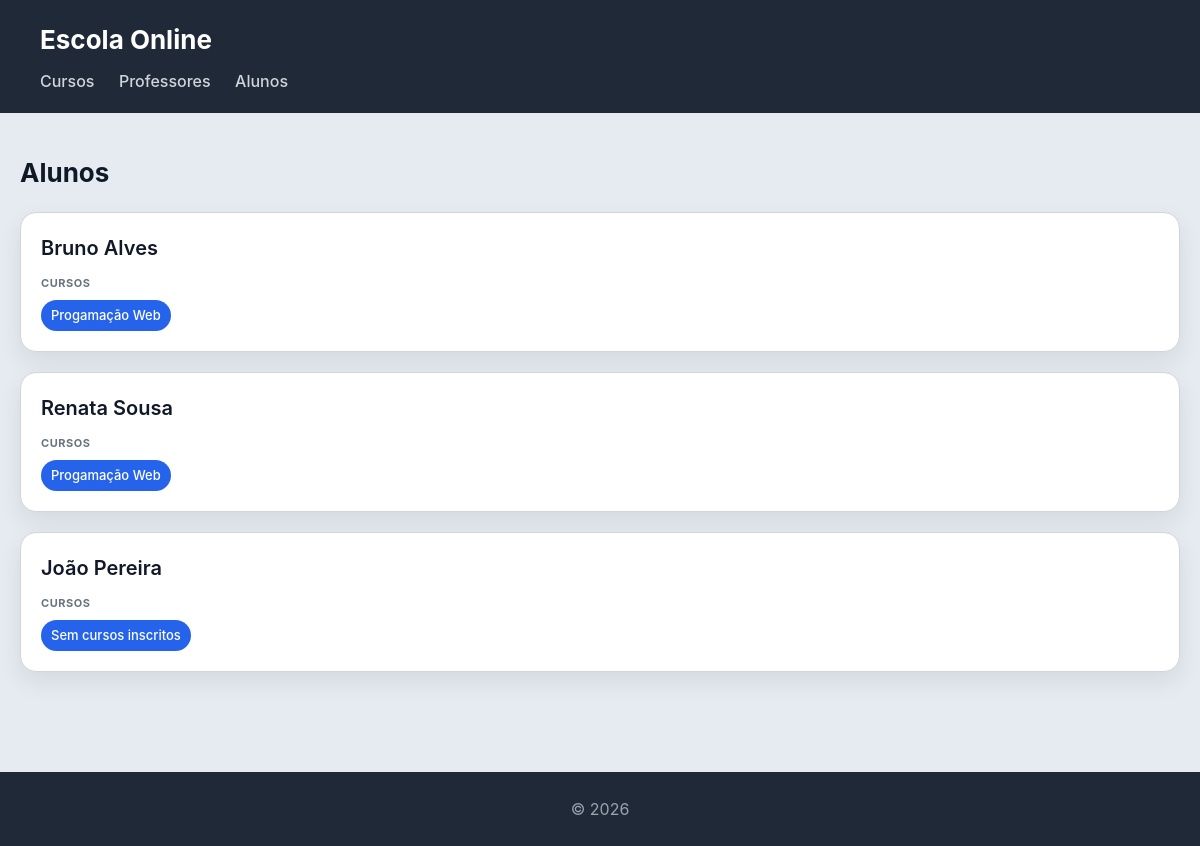
/escola_online/alunos/, run on an earlier commit of the app's database.
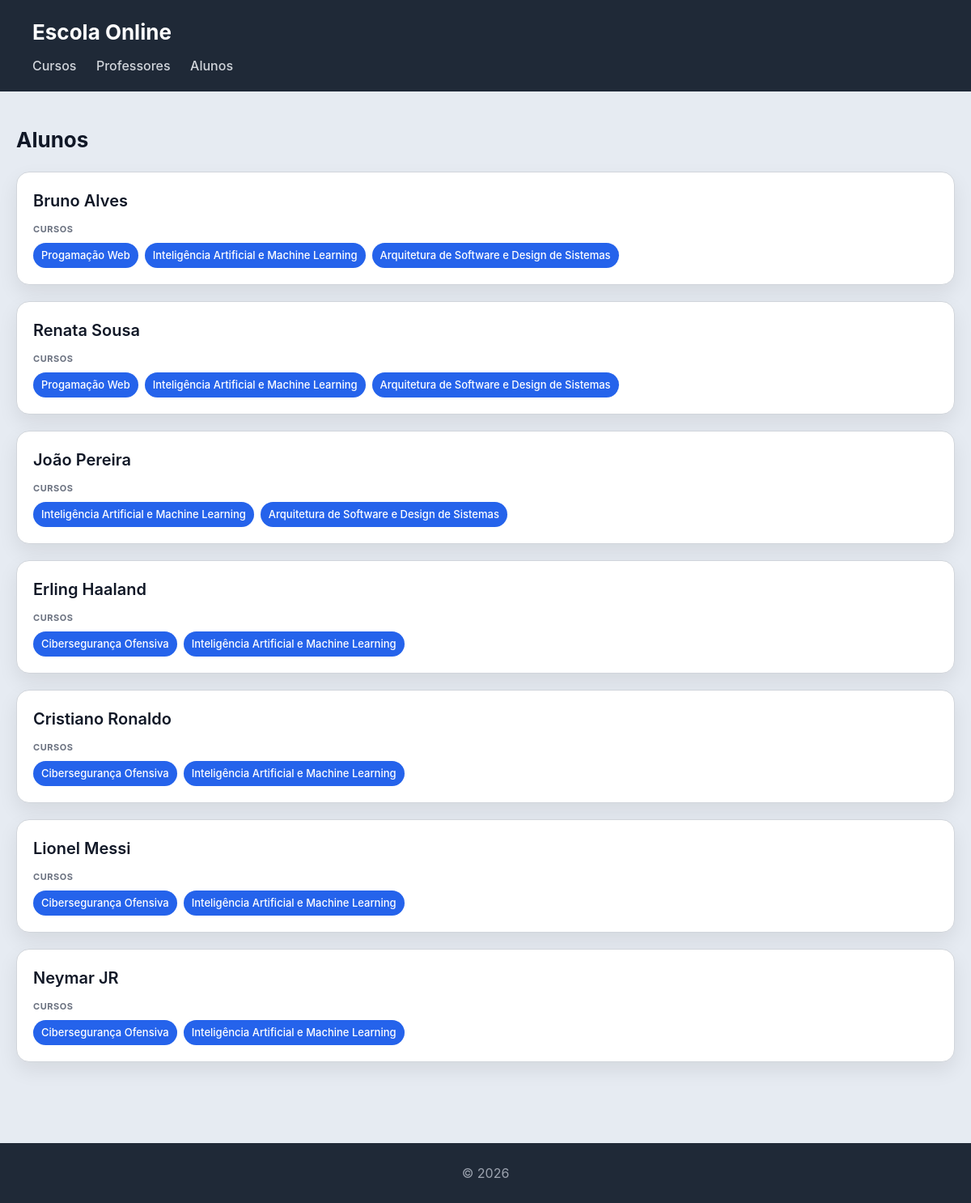
And on a later commit of the database.
### escola_online/models.py (models this page shows, shortened)
class Aluno(models.Model):
    nome = models.CharField(max_length=100)
    numero = models.CharField(max_length=20, unique=True)

class Curso(models.Model):
    nome = models.CharField(max_length=100)
    imagem = models.ImageField(upload_to='cursos/')
    professor = models.ForeignKey(Professor, on_delete=models.CASCADE, related_name='cursos')
    alunos = models.ManyToManyField(Aluno, related_name='cursos')

### escola_online/views.py (the view)
# urls.py: path('alunos/', views.alunos_view, name='alunos_view'),
def alunos_view(request):
    alunos = Aluno.objects.prefetch_related('cursos').all()
    return render(request, 'escola_online/alunos.html', {'alunos': alunos})

### portfolio/context_processors.py (called while the page is built)
def is_gestor(request):
    context = {"is_gestor": False, "is_autor": False}
    if request.user.is_authenticated:
        context["is_gestor"] = request.user.groups.filter(name="gestor-portfolio").exists()
        context["is_autor"] = request.user.groups.filter(name="autores").exists()
    return context

### escola_online/templates/escola_online/alunos.html
{% extends "escola_online/base.html" %}
{% block content %}
<h2>Alunos</h2>
<section>
    {% for aluno in alunos %}
    <article>
        <header>
            <h3>{{ aluno.nome }}</h3>
        </header>
        <section>
            <h4>Cursos</h4>
            <ul>
                {% for curso in aluno.cursos.all %}
                    <li>
                        <a href="{% url 'curso_view' curso.id %}">{{ curso.nome }}</a>
                    </li>
                {% empty %}
                    <li>Sem cursos inscritos</li>
                {% endfor %}
            </ul>
        </section>
    </article>
    {% endfor %}
</section>
{% endblock %}

What changed in the data, as far as the page shows it:
added Curso: nome "Inteligência Artificial e Machine Learning"
added Curso: nome "Arquitetura de Software e Design de Sistemas"
shown differently, row unchanged: Aluno "João Pereira": no longer shows "Sem cursos inscritos"
added Aluno: nome "Erling Haaland"
added Curso: nome "Cibersegurança Ofensiva"
added Aluno: nome "Cristiano Ronaldo"
added Aluno: nome "Lionel Messi"
added Aluno: nome "Neymar JR"
